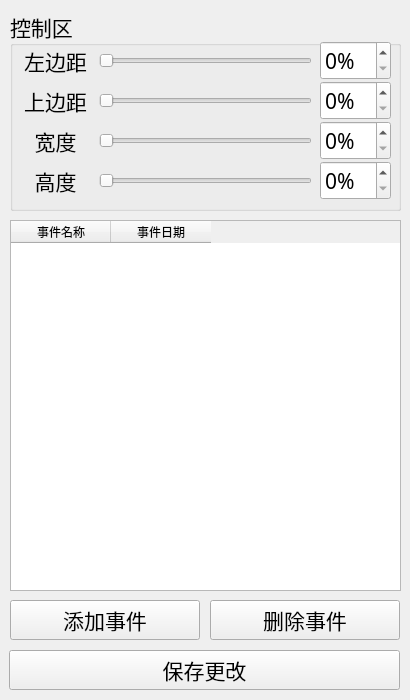
<?xml version="1.0" encoding="UTF-8"?>
<ui version="4.0">
 <class>ConfigEditorDialog</class>
 <widget class="QDialog" name="ConfigEditorDialog">
  <property name="geometry">
   <rect>
    <x>0</x>
    <y>0</y>
    <width>410</width>
    <height>700</height>
   </rect>
  </property>
  <property name="minimumSize">
   <size>
    <width>410</width>
    <height>650</height>
   </size>
  </property>
  <property name="maximumSize">
   <size>
    <width>410</width>
    <height>700</height>
   </size>
  </property>
  <property name="windowTitle">
   <string>CountdownMaster-Configurator</string>
  </property>
  <property name="windowIcon">
   <iconset resource="res.qrc">
    <normaloff>:/ico/configurator_icon.ico</normaloff>:/ico/configurator_icon.ico</iconset>
  </property>
  <property name="windowOpacity">
   <double>1.000000000000000</double>
  </property>
  <widget class="QGroupBox" name="groupBox">
   <property name="geometry">
    <rect>
     <x>10</x>
     <y>10</y>
     <width>391</width>
     <height>201</height>
    </rect>
   </property>
   <property name="font">
    <font>
     <family>幼圆</family>
     <pointsize>16</pointsize>
    </font>
   </property>
   <property name="title">
    <string>控制区</string>
   </property>
   <widget class="QWidget" name="horizontalLayoutWidget">
    <property name="geometry">
     <rect>
      <x>10</x>
      <y>30</y>
      <width>371</width>
      <height>41</height>
     </rect>
    </property>
    <layout class="QHBoxLayout" name="horizontalLayout" stretch="2,6,0">
     <property name="spacing">
      <number>8</number>
     </property>
     <item>
      <widget class="QLabel" name="label_left">
       <property name="text">
        <string>左边距</string>
       </property>
       <property name="textFormat">
        <enum>Qt::PlainText</enum>
       </property>
       <property name="alignment">
        <set>Qt::AlignCenter</set>
       </property>
       <property name="wordWrap">
        <bool>false</bool>
       </property>
       <property name="margin">
        <number>0</number>
       </property>
      </widget>
     </item>
     <item>
      <widget class="QSlider" name="slider_left">
       <property name="maximum">
        <number>100</number>
       </property>
       <property name="orientation">
        <enum>Qt::Horizontal</enum>
       </property>
      </widget>
     </item>
     <item>
      <widget class="QSpinBox" name="spinBox_left">
       <property name="suffix">
        <string>%</string>
       </property>
      </widget>
     </item>
    </layout>
   </widget>
   <widget class="QWidget" name="horizontalLayoutWidget_2">
    <property name="geometry">
     <rect>
      <x>10</x>
      <y>70</y>
      <width>371</width>
      <height>41</height>
     </rect>
    </property>
    <layout class="QHBoxLayout" name="horizontalLayout_2" stretch="2,6,0">
     <property name="spacing">
      <number>8</number>
     </property>
     <item>
      <widget class="QLabel" name="label_top">
       <property name="font">
        <font>
         <family>幼圆</family>
         <pointsize>16</pointsize>
        </font>
       </property>
       <property name="text">
        <string>上边距</string>
       </property>
       <property name="textFormat">
        <enum>Qt::PlainText</enum>
       </property>
       <property name="alignment">
        <set>Qt::AlignCenter</set>
       </property>
       <property name="wordWrap">
        <bool>false</bool>
       </property>
       <property name="margin">
        <number>0</number>
       </property>
      </widget>
     </item>
     <item>
      <widget class="QSlider" name="slider_top">
       <property name="maximum">
        <number>100</number>
       </property>
       <property name="orientation">
        <enum>Qt::Horizontal</enum>
       </property>
      </widget>
     </item>
     <item>
      <widget class="QSpinBox" name="spinBox_top">
       <property name="suffix">
        <string>%</string>
       </property>
      </widget>
     </item>
    </layout>
   </widget>
   <widget class="QWidget" name="horizontalLayoutWidget_3">
    <property name="geometry">
     <rect>
      <x>10</x>
      <y>150</y>
      <width>371</width>
      <height>41</height>
     </rect>
    </property>
    <layout class="QHBoxLayout" name="horizontalLayout_3" stretch="2,6,0">
     <property name="spacing">
      <number>8</number>
     </property>
     <item>
      <widget class="QLabel" name="label_height">
       <property name="font">
        <font>
         <family>幼圆</family>
         <pointsize>16</pointsize>
        </font>
       </property>
       <property name="text">
        <string>高度</string>
       </property>
       <property name="textFormat">
        <enum>Qt::PlainText</enum>
       </property>
       <property name="alignment">
        <set>Qt::AlignCenter</set>
       </property>
       <property name="wordWrap">
        <bool>false</bool>
       </property>
      </widget>
     </item>
     <item>
      <widget class="QSlider" name="slider_height">
       <property name="maximum">
        <number>100</number>
       </property>
       <property name="orientation">
        <enum>Qt::Horizontal</enum>
       </property>
      </widget>
     </item>
     <item>
      <widget class="QSpinBox" name="spinBox_height">
       <property name="suffix">
        <string>%</string>
       </property>
      </widget>
     </item>
    </layout>
   </widget>
   <widget class="QWidget" name="horizontalLayoutWidget_4">
    <property name="geometry">
     <rect>
      <x>10</x>
      <y>110</y>
      <width>371</width>
      <height>41</height>
     </rect>
    </property>
    <layout class="QHBoxLayout" name="horizontalLayout_4" stretch="2,6,0">
     <property name="spacing">
      <number>8</number>
     </property>
     <item>
      <widget class="QLabel" name="label_width">
       <property name="font">
        <font>
         <family>幼圆</family>
         <pointsize>16</pointsize>
        </font>
       </property>
       <property name="text">
        <string>宽度</string>
       </property>
       <property name="textFormat">
        <enum>Qt::PlainText</enum>
       </property>
       <property name="alignment">
        <set>Qt::AlignCenter</set>
       </property>
       <property name="wordWrap">
        <bool>false</bool>
       </property>
      </widget>
     </item>
     <item>
      <widget class="QSlider" name="slider_width">
       <property name="maximum">
        <number>100</number>
       </property>
       <property name="orientation">
        <enum>Qt::Horizontal</enum>
       </property>
      </widget>
     </item>
     <item>
      <widget class="QSpinBox" name="spinBox_width">
       <property name="suffix">
        <string>%</string>
       </property>
      </widget>
     </item>
    </layout>
   </widget>
  </widget>
  <widget class="QTableWidget" name="tableWidget">
   <property name="geometry">
    <rect>
     <x>10</x>
     <y>220</y>
     <width>391</width>
     <height>371</height>
    </rect>
   </property>
   <column>
    <property name="text">
     <string>事件名称</string>
    </property>
   </column>
   <column>
    <property name="text">
     <string>事件日期</string>
    </property>
   </column>
  </widget>
  <widget class="QPushButton" name="pushButton_save">
   <property name="geometry">
    <rect>
     <x>9</x>
     <y>650</y>
     <width>391</width>
     <height>40</height>
    </rect>
   </property>
   <property name="font">
    <font>
     <family>幼圆</family>
     <pointsize>16</pointsize>
    </font>
   </property>
   <property name="text">
    <string>保存更改</string>
   </property>
   <property name="autoDefault">
    <bool>false</bool>
   </property>
  </widget>
  <widget class="QPushButton" name="pushButton_new">
   <property name="geometry">
    <rect>
     <x>10</x>
     <y>600</y>
     <width>190</width>
     <height>40</height>
    </rect>
   </property>
   <property name="font">
    <font>
     <family>幼圆</family>
     <pointsize>16</pointsize>
    </font>
   </property>
   <property name="text">
    <string>添加事件</string>
   </property>
   <property name="autoDefault">
    <bool>false</bool>
   </property>
  </widget>
  <widget class="QPushButton" name="pushButton_del">
   <property name="geometry">
    <rect>
     <x>210</x>
     <y>600</y>
     <width>190</width>
     <height>40</height>
    </rect>
   </property>
   <property name="font">
    <font>
     <family>幼圆</family>
     <pointsize>16</pointsize>
    </font>
   </property>
   <property name="text">
    <string>删除事件</string>
   </property>
   <property name="autoDefault">
    <bool>false</bool>
   </property>
  </widget>
 </widget>
 <resources>
  <include location="res.qrc"/>
 </resources>
 <connections>
  <connection>
   <sender>slider_left</sender>
   <signal>valueChanged(int)</signal>
   <receiver>spinBox_left</receiver>
   <slot>setValue(int)</slot>
   <hints>
    <hint type="sourcelabel">
     <x>217</x>
     <y>59</y>
    </hint>
    <hint type="destinationlabel">
     <x>364</x>
     <y>60</y>
    </hint>
   </hints>
  </connection>
  <connection>
   <sender>spinBox_left</sender>
   <signal>valueChanged(int)</signal>
   <receiver>slider_left</receiver>
   <slot>setValue(int)</slot>
   <hints>
    <hint type="sourcelabel">
     <x>364</x>
     <y>60</y>
    </hint>
    <hint type="destinationlabel">
     <x>217</x>
     <y>59</y>
    </hint>
   </hints>
  </connection>
  <connection>
   <sender>slider_height</sender>
   <signal>valueChanged(int)</signal>
   <receiver>spinBox_height</receiver>
   <slot>setValue(int)</slot>
   <hints>
    <hint type="sourcelabel">
     <x>217</x>
     <y>179</y>
    </hint>
    <hint type="destinationlabel">
     <x>364</x>
     <y>180</y>
    </hint>
   </hints>
  </connection>
  <connection>
   <sender>spinBox_height</sender>
   <signal>valueChanged(int)</signal>
   <receiver>slider_height</receiver>
   <slot>setValue(int)</slot>
   <hints>
    <hint type="sourcelabel">
     <x>364</x>
     <y>180</y>
    </hint>
    <hint type="destinationlabel">
     <x>217</x>
     <y>179</y>
    </hint>
   </hints>
  </connection>
  <connection>
   <sender>slider_top</sender>
   <signal>valueChanged(int)</signal>
   <receiver>spinBox_top</receiver>
   <slot>setValue(int)</slot>
   <hints>
    <hint type="sourcelabel">
     <x>217</x>
     <y>99</y>
    </hint>
    <hint type="destinationlabel">
     <x>364</x>
     <y>100</y>
    </hint>
   </hints>
  </connection>
  <connection>
   <sender>spinBox_top</sender>
   <signal>valueChanged(int)</signal>
   <receiver>slider_top</receiver>
   <slot>setValue(int)</slot>
   <hints>
    <hint type="sourcelabel">
     <x>364</x>
     <y>100</y>
    </hint>
    <hint type="destinationlabel">
     <x>217</x>
     <y>99</y>
    </hint>
   </hints>
  </connection>
  <connection>
   <sender>slider_width</sender>
   <signal>valueChanged(int)</signal>
   <receiver>spinBox_width</receiver>
   <slot>setValue(int)</slot>
   <hints>
    <hint type="sourcelabel">
     <x>217</x>
     <y>139</y>
    </hint>
    <hint type="destinationlabel">
     <x>364</x>
     <y>140</y>
    </hint>
   </hints>
  </connection>
  <connection>
   <sender>spinBox_width</sender>
   <signal>valueChanged(int)</signal>
   <receiver>slider_width</receiver>
   <slot>setValue(int)</slot>
   <hints>
    <hint type="sourcelabel">
     <x>364</x>
     <y>140</y>
    </hint>
    <hint type="destinationlabel">
     <x>217</x>
     <y>139</y>
    </hint>
   </hints>
  </connection>
 </connections>
</ui>
